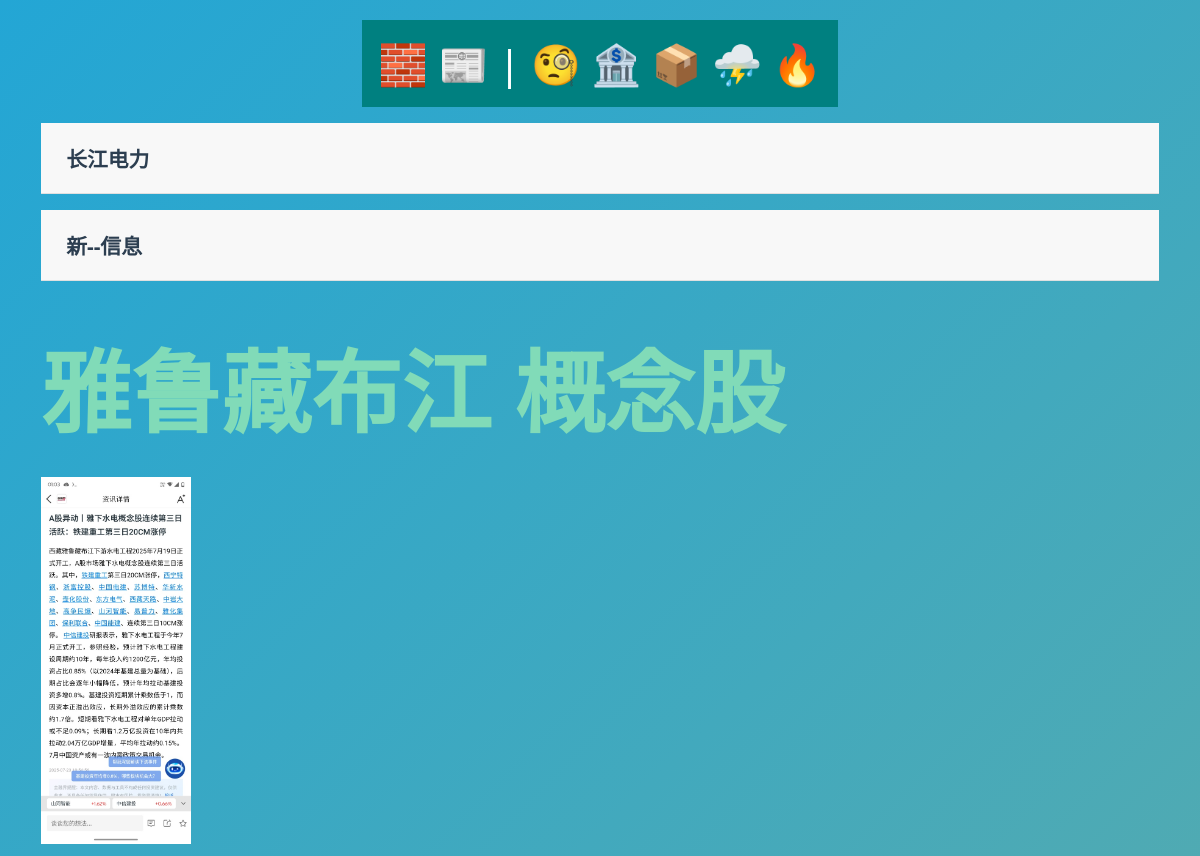
Before: /ChangJiangE/ (upper part) with the older database file.
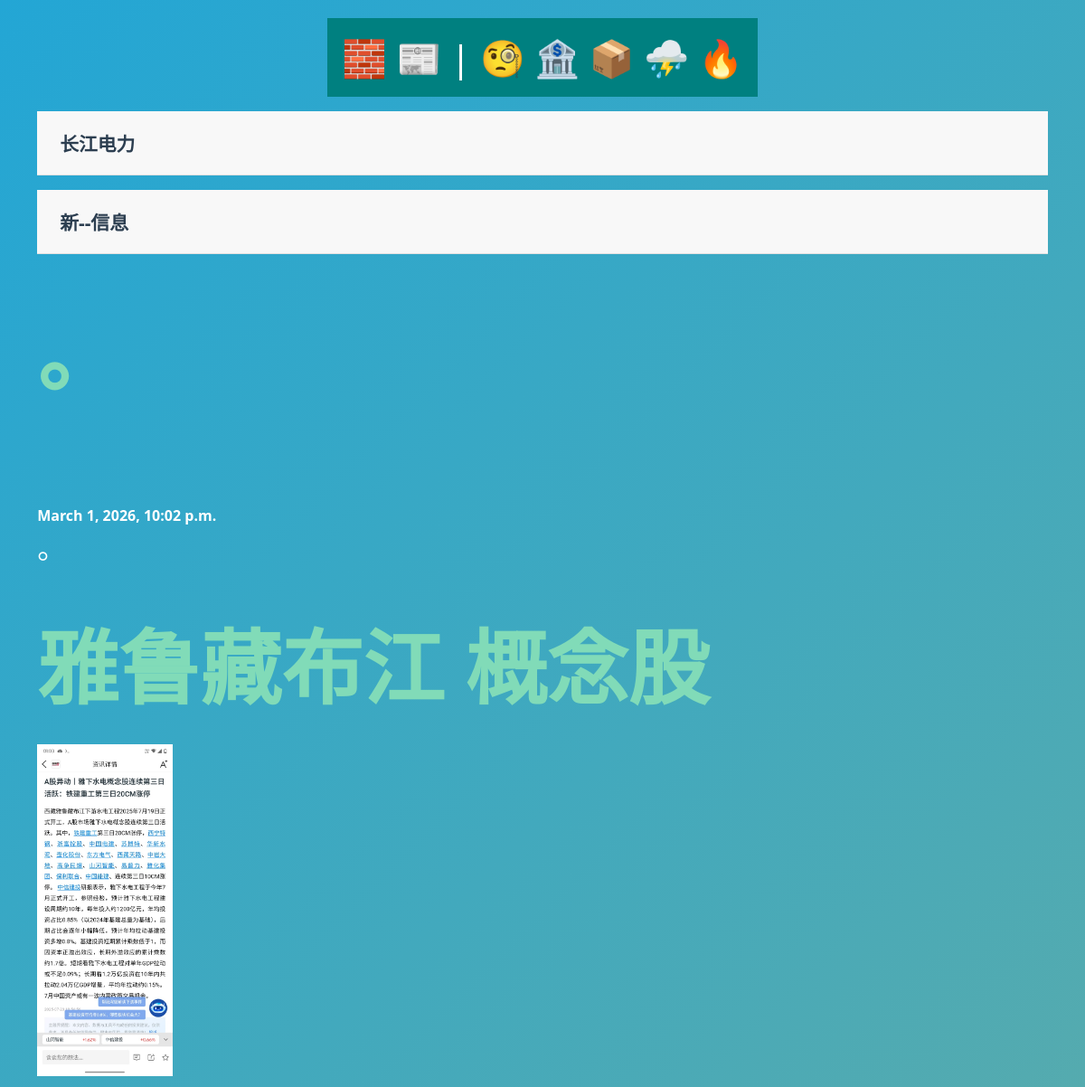
After: the same page with the newer database file.
### ChangJiangE/models.py (models this page shows)
class ChangJiangEPost(models.Model):
    client = models.TextField()
    workduty = models.TextField()
    date = models.DateTimeField(auto_now_add=True)
    AA = models.ImageField(default='fallback.png', blank=True)
    BB = models.ImageField(default='fallback.png', blank=True)
    CC = models.ImageField(default='fallback.png', blank=True)
    DD = models.ImageField(default='fallback.png', blank=True)
    EE = models.ImageField(default='fallback.png', blank=True)
    FF = models.ImageField(default='fallback.png', blank=True)
    def __str__(self):
        return self.client

### ChangJiangE/views.py (the view)
# urls.py: path('', views.post_list, name="list"),
def post_list(request):
    posts = AppDataModel.objects.all().order_by('-date')
    print(posts)
    form = forms.CreateInFormation()
    return render(request, f'{TemplateFileName}/posts_list.html', {'posts': posts, 'form':form})

### ChangJiangE/templates/ChangJiangEDoc/posts_list.html (shortened to what this page needs)
{% extends 'layout.html' %}
{% block content %}
    <section>
        <div class="accordion-item">
                <div class="accordion-header">
                    <div class="accordion-title">长江电力</div>
                </div>
        </div>
        <div class="accordion-item">
                <div class="accordion-header">
                    <div class="accordion-title">新--信息</div>
                </div>
            </div>
        {% for post in posts%}
        <article class="post">
            <h3>
                <a href="{% url 'ChangJiangEPPP:page' pk=post.id%}">
                     {{ post.client }}
                </a>
            </h3>
            <img
                src="{{ post.AA.url }}"
                alt="{{ post.title }}"
                class="small-image"
            />
            <h2>{{ post.date }}</h2>
            <p class="pre-line">{{ post.workduty }}</p>
        </article>
        {% endfor %}
    </section>
{% endblock %}

Changed rows visible on the page:
added ChangJiangEPost: client "。", date "March 1, 2026, 10:02 p.m.", workduty "。"
